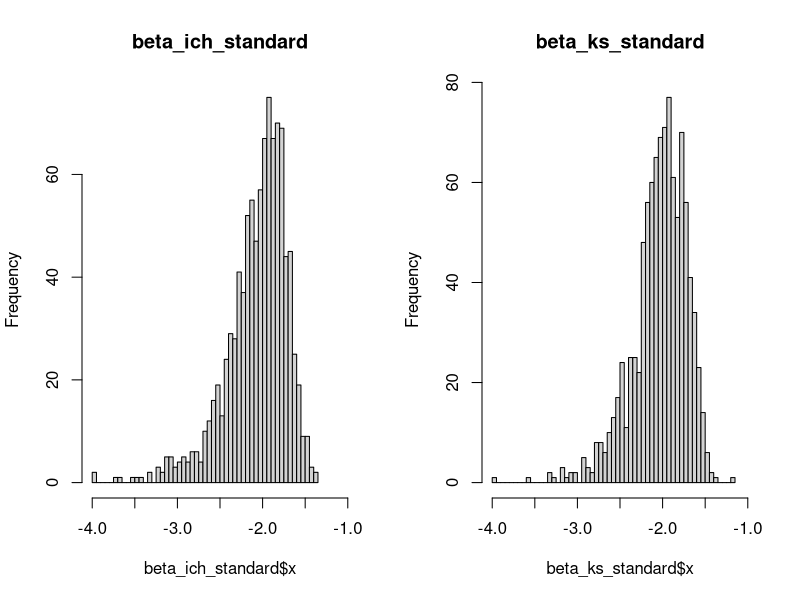
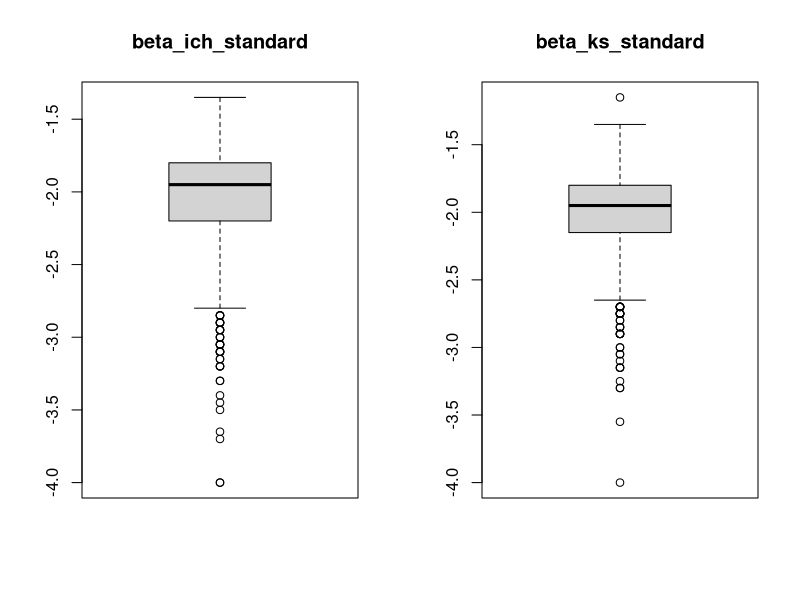

Source code (R) for these figures, in order:
beta_ich_standard=read.csv("beta_ich_mc.csv",header=TRUE)
beta_ks_standard=read.csv("beta_ks_mc.csv",header=TRUE)

#########################################################################
par(mfrow=c(1,2))
hist(beta_ich_standard$x,breaks = 50, main="beta_ich_standard",xlim = range(c(-4,-1)))
hist(beta_ks_standard$x,breaks = 50, main="beta_ks_standard",xlim = range(c(-4,-1)))

boxplot(beta_ich_standard$x, main="beta_ich_standard")
boxplot(beta_ks_standard$x, main="beta_ks_standard")

stats_ich_standard <- boxplot.stats(beta_ich_standard$x, coef = 1.5)$stats
stats_ks_standard <- boxplot.stats(beta_ks_standard$x, coef = 1.5)$stats